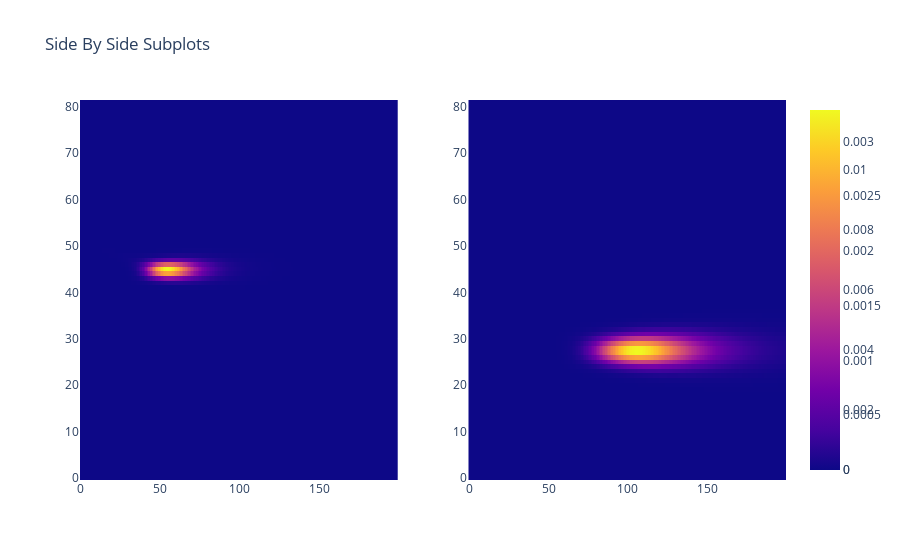

Here is the notebook cell this chart was saved with:
### Code cell
from plotly.subplots import make_subplots
import plotly.graph_objects as go

fig = make_subplots(rows=1, cols=2)

for step in np.arange(0, 80):

    fig.add_trace(go.Heatmap(z=Exteroposterior[-1, :, :]),
                  row=1, col=1)

    fig.add_trace(go.Heatmap(z=Interoposterior[-1, :, :]), 
                  row=1, col=2)

fig.update_layout(title_text="Side By Side Subplots")
fig.show()

### Figure 1 — Plotly figure (JSON) as saved in the notebook; plotly's stock layout.template omitted (floating-point values rounded to 4 significant figures; data arrays with more than 128 entries replaced by an {"elided": "..."} marker saying what was removed)
{"data": [{"type": "heatmap", "xaxis": "x", "yaxis": "y", "z": {"elided": "82x200 float values"}}, {"type": "heatmap", "xaxis": "x2", "yaxis": "y2", "z": {"elided": "82x200 float values"}}], "layout": {"autosize": true, "title": {"text": "Side By Side Subplots"}, "xaxis": {"anchor": "y", "autorange": true, "domain": [0, 0.45], "range": [-0.5, 199.5]}, "xaxis2": {"anchor": "y2", "autorange": true, "domain": [0.55, 1], "range": [-0.5, 199.5]}, "yaxis": {"anchor": "x", "autorange": true, "domain": [0, 1], "range": [-0.5, 81.5]}, "yaxis2": {"anchor": "x2", "autorange": true, "domain": [0, 1], "range": [-0.5, 81.5]}}}
